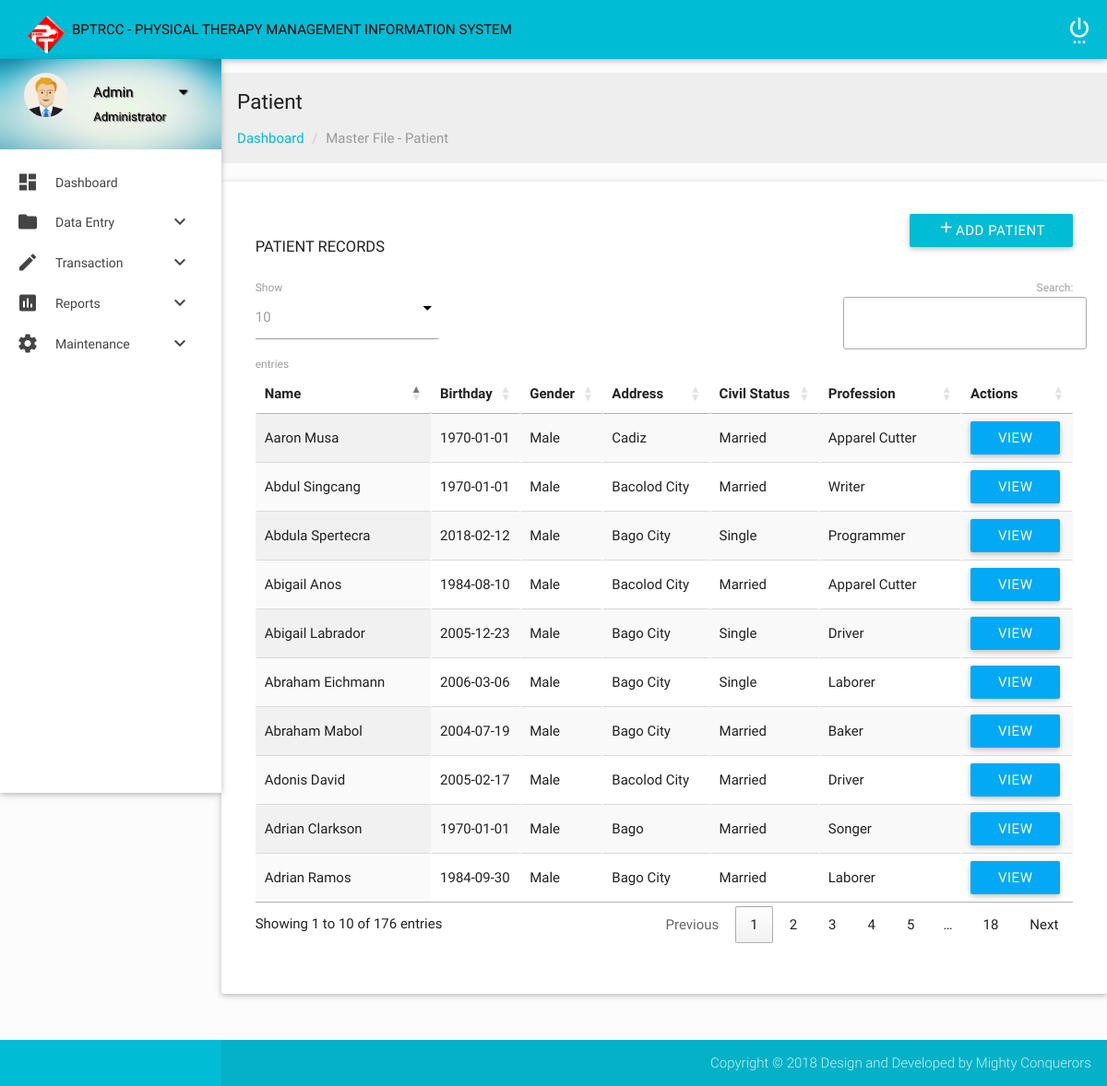
The page /admin/patient.php on the database its author committed.
### tables this page shows
CREATE TABLE `patient` (
  `PatientID` int(11) NOT NULL,
  `PatientName` text NOT NULL,
  `PatientAddress` text NOT NULL,
  `PatientGender` text NOT NULL,
  `PatientBirthdate` date NOT NULL,
  `PatientCivilStatus` text NOT NULL,
  `PatientProfession` text NOT NULL,
  `PatientDoctor` text NOT NULL,
  `PatientHospital` text NOT NULL,
  `PatientReferralAddress` text NOT NULL,
  `PatientTelephone` int(11) NOT NULL,
  `PatientContactPerson` text NOT NULL,
  `PatientCases` text NOT NULL,
  `month` char(3) NOT NULL,
  `year` char(4) NOT NULL
);

### admin/patient.php (the view, shortened to what this page needs)
<?php include("header.php"); ?>
            <section class="section">
                <div id="breadcrumbs-wrapper" class=" grey lighten-3">
                  <div class="container">
                    <div class="row">
                      <div class="col s12 m12 l12">
                        <h5 class="breadcrumbs-title">Patient</h5>
                        <ol class="breadcrumb">
                            <li><a href="index.html">Dashboard</a></li>
                            <li class="active">Master File - Patient</li>
                        </ol>
                      </div>
                    </div>
                  </div>
                </div>
<?php include_once("config.php"); ?>
                <div class="card-panel">
                    <div class="container">
                        <div class="section">
                            <a href="PatientRegistration.php" class="btn cyan waves-effect waves-light right" type="submit" name="Submit" value="add"><i class="mdi-content-add" style="margin-top:-10px;"></i>Add Patient</a>
                            <div id="table-datatables">
                                <h4 class="header2">Patient Records</h4>
                                    <div class="row">
                                        <div class="col s12 m8 l12">
                                            <table id="data-table-simple" class="responsive-table display" cellspacing="0">
                                                <thead>
                                                    <tr>
                                                        <th>Name</th>
                                                        <th>Birthday</th>
                                                        <th>Gender</th>
                                                        <th>Address</th>
                                                        <th>Civil Status</th>
                                                        <th>Profession</th>
                                                        <th>Actions</th>
                                                    </tr>
                                                </thead>
                                                <tbody>
                                                    <?php
                                                $result = mysqli_query($mysqli, "SELECT * FROM patient ORDER BY PatientID");
                                                    while ($res = mysqli_fetch_array($result)) { ?>
                                                    <tr>
                                                        <td><?php echo $res['PatientName']; ?></td>
                                                        <td><?php echo $res['PatientBirthdate']; ?></td>
                                                        <td><?php echo $res['PatientGender']; ?></td>
                                                        <td><?php echo $res['PatientAddress']; ?></td>
                                                        <td><?php echo $res['PatientCivilStatus']; ?></td>
                                                        <td><?php echo $res['PatientProfession']; ?></td>
                                                        <td><a href="patientEdit.php?patient_id=<?php echo $res['PatientID']; ?>" data-toggle="modal" class="waves-effect waves-light modal-trigger light-blue btn"> VIEW </a>
                                                        </td>
                                                    </tr>
                                                    <?php } ?>
                                                </tbody>
                                            </table>
                                        </div>
                                    </div>
                            </div>
                        </div>
                    </div>
                </div>
            </section>
        </div>
    </div>
    <footer class="page-footer">
        <div class="footer-copyright">
            <div class="container">
                <span class="right">  Copyright © 2018 Design and Developed by Mighty Conquerors</span>
            </div>
        </div>
    </footer>
</body>
</html>

### admin/css/style.css (style rules this page uses)
body { background-color: #fcfcfc; }
#main, footer { padding-left: 240px; }
.container { padding: 0 0.5rem; margin: 0 auto; max-width: 100% !important; width: 98%; }
@media only screen and (min-width: 601px) { .container { width: 98%; } }
@media only screen and (min-width: 993px) { .container { width: 98%; } }
h4.header2 { font-size: 1.1rem; font-weight: 400; text-transform: uppercase; }
.breadcrumb { padding: 0px; margin: 15px 0px; list-style: none; }
.breadcrumbs-title { font-size: 1.5rem; line-height: 1.804rem; margin: 18px 0px 0px 0px; }
.breadcrumb > li { display: inline-block; }
.breadcrumb a { color: #00bcd4; }
.breadcrumb .active { font-weight: normal; color: #999; }
.breadcrumb > li + li:before { padding: 0 5px; color: #ccc; content: "/\00a0"; }
#flotchart td, th { padding: 5px; }
footer.page-footer { padding-top: 0px; }

### rows shown on the page
patient: PatientName "Abraham Eichmann", PatientBirthdate "2006-03-06", PatientGender "Male", PatientAddress "Bago City", PatientCivilStatus "Single", PatientProfession "Laborer"
patient: PatientName "Abdula Spertecra", PatientBirthdate "2018-02-12", PatientGender "Male", PatientAddress "Bago City", PatientCivilStatus "Single", PatientProfession "Programmer"
patient: PatientName "Abdul Singcang", PatientBirthdate "1970-01-01", PatientGender "Male", PatientAddress "Bacolod City", PatientCivilStatus "Married", PatientProfession "Writer"
patient: PatientName "Adrian Clarkson", PatientBirthdate "1970-01-01", PatientGender "Male", PatientAddress "Bago", PatientCivilStatus "Married", PatientProfession "Songer"
patient: PatientName "Abigail Anos", PatientBirthdate "1984-08-10", PatientGender "Male", PatientAddress "Bacolod City", PatientCivilStatus "Married", PatientProfession "Apparel Cutter"
patient: PatientName "Aaron Musa", PatientBirthdate "1970-01-01", PatientGender "Male", PatientAddress "Cadiz", PatientCivilStatus "Married", PatientProfession "Apparel Cutter"
patient: PatientName "Abigail Labrador", PatientBirthdate "2005-12-23", PatientGender "Male", PatientAddress "Bago City", PatientCivilStatus "Single", PatientProfession "Driver"
patient: PatientName "Abraham Mabol", PatientBirthdate "2004-07-19", PatientGender "Male", PatientAddress "Bago City", PatientCivilStatus "Married", PatientProfession "Baker"
patient: PatientName "Adonis David", PatientBirthdate "2005-02-17", PatientGender "Male", PatientAddress "Bacolod City", PatientCivilStatus "Married", PatientProfession "Driver"
patient: PatientName "Adrian Ramos", PatientBirthdate "1984-09-30", PatientGender "Male", PatientAddress "Bago City", PatientCivilStatus "Married", PatientProfession "Laborer"
